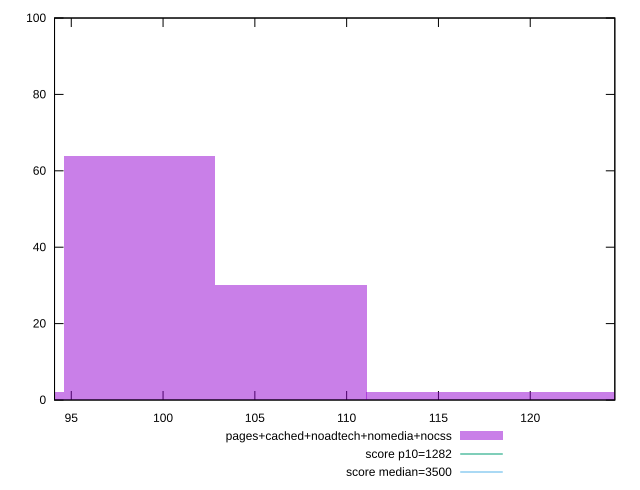

Recreate this plot in gnuplot.
reset

$pagesCachedNoadtechNomediaNocss <<EOF
106.96737324381347 30
98.73911376352012 64
115.19563272410682 2
90.51085428322679 2
123.42389220440016 2
EOF

set key outside below
set boxwidth 8.228259480293344
set xrange [94.088:124.60800000000002]
set yrange [0:100]
set trange [0:100]
set style fill transparent solid 0.5 noborder

set parametric
set terminal svg size 640, 490 enhanced background rgb 'white'
set output "report_00018_2021-02-10T15-25-16.877Z/bootup-time/comparison/histogram/4_vs_5.svg"

plot $pagesCachedNoadtechNomediaNocss title "pages+cached+noadtech+nomedia+nocss" with boxes, \
     1282,t title "score p10=1282", \
     3500,t title "score median=3500"

reset
